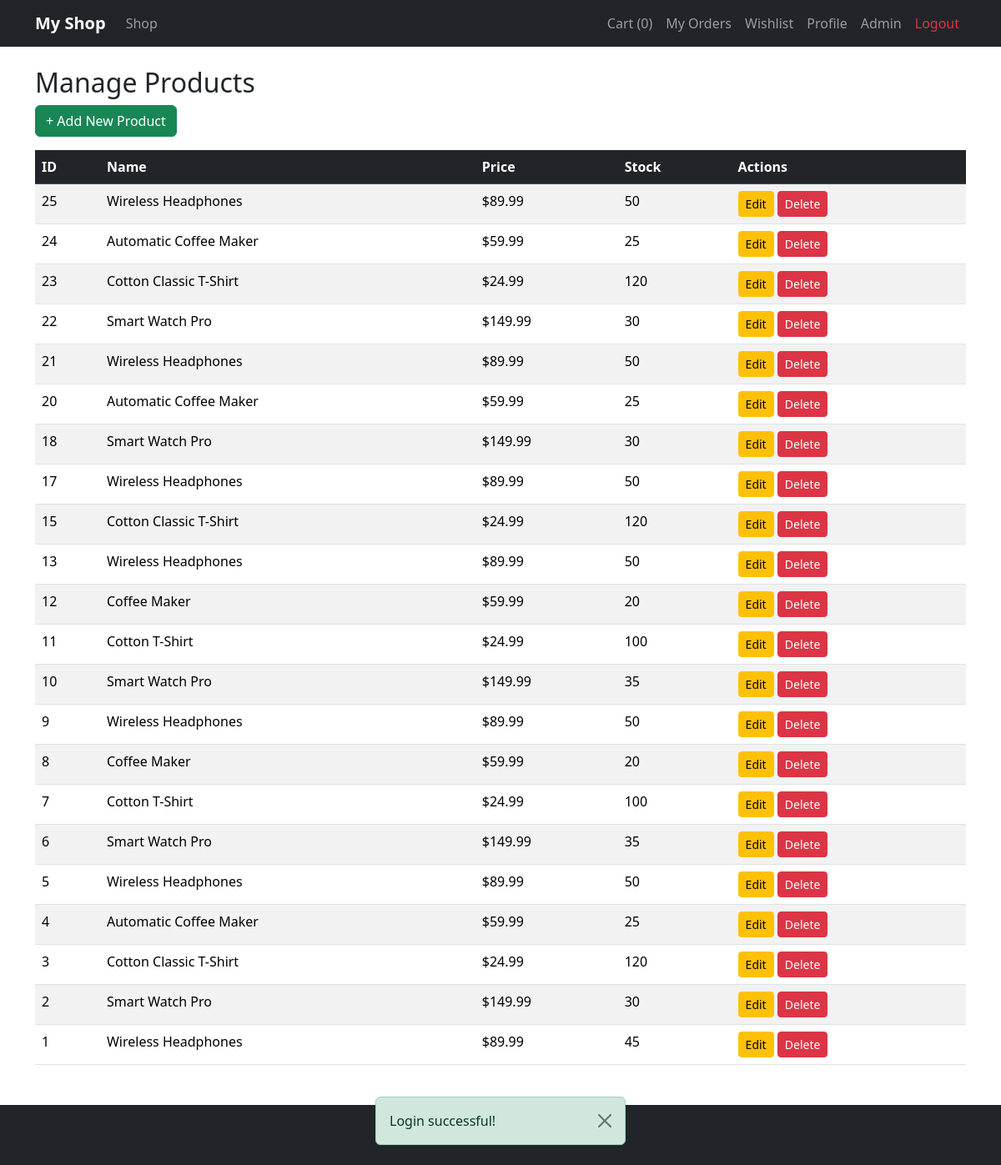
/PHP01/Projects/Project_2_Ecommerce_Website/demo1/index.php?controller=admin&action=manageProducts (signed in), run on the app's committed database.
### tables this page shows
CREATE TABLE `products` (
  `id` int(11) NOT NULL,
  `name` varchar(255) NOT NULL,
  `description` text DEFAULT NULL,
  `price` decimal(10,2) NOT NULL,
  `stock` int(11) NOT NULL DEFAULT 0,
  `category_id` int(11) DEFAULT NULL,
  `image` varchar(255) DEFAULT NULL,
  `featured` tinyint(1) DEFAULT 0,
  `created_at` timestamp NOT NULL DEFAULT current_timestamp()
);

### controllers/AdminController.php (called while the page is built, shortened)
<?php
class AdminController {
    public function manageProducts() {
        global $pdo;
        $products = $pdo->query("SELECT p.*, c.name as category_name FROM products p
                                 LEFT JOIN categories c ON p.category_id = c.id
                                 ORDER BY p.id DESC")->fetchAll();
        require "views/admin/products.php";
    }
}
?>

### views/admin/products.php (the view)
<?php require "views/layouts/header.php"; ?>
<h2>Manage Products</h2>
<a href="<?php echo BASE_URL; ?>index.php?controller=admin&action=createProduct" class="btn btn-success mb-3">+ Add New Product</a>
<table class="table table-striped">
    <thead class="table-dark">
        <tr>
            <th>ID</th>
            <th>Name</th>
            <th>Price</th>
            <th>Stock</th>
            <th>Actions</th>
        </tr>
    </thead>
    <tbody>
        <?php foreach ($products as $p): ?>
        <tr>
            <td><?php echo $p['id']; ?></td>
            <td><?php echo htmlspecialchars($p['name']); ?></td>
            <td>$<?php echo number_format($p['price'], 2); ?></td>
            <td><?php echo $p['stock']; ?></td>
            <td>
                <a href="<?php echo BASE_URL; ?>index.php?controller=admin&action=editProduct&id=<?php echo $p['id']; ?>" class="btn btn-sm btn-warning">Edit</a>
                <a href="<?php echo BASE_URL; ?>index.php?controller=admin&action=deleteProduct&id=<?php echo $p['id']; ?>"
                   class="btn btn-sm btn-danger" onclick="return confirm('Delete this product?');">Delete</a>
            </td>
        </tr>
        <?php endforeach; ?>
    </tbody>
</table>
<?php require "views/layouts/footer.php"; ?>

### data on the page
products: id "25", name "Wireless Headphones", price "89.99", stock "50"
products: id "24", name "Automatic Coffee Maker", price "59.99", stock "25"
products: id "23", name "Cotton Classic T-Shirt", price "24.99", stock "120"
products: id "22", name "Smart Watch Pro", price "149.99", stock "30"
products: id "21", name "Wireless Headphones", price "89.99", stock "50"
products: id "20", name "Automatic Coffee Maker", price "59.99", stock "25"
products: id "18", name "Smart Watch Pro", price "149.99", stock "30"
products: id "17", name "Wireless Headphones", price "89.99", stock "50"
products: id "15", name "Cotton Classic T-Shirt", price "24.99", stock "120"
products: id "13", name "Wireless Headphones", price "89.99", stock "50"
products: id "12", name "Coffee Maker", price "59.99", stock "20"
products: id "11", name "Cotton T-Shirt", price "24.99", stock "100"
products: id "10", name "Smart Watch Pro", price "149.99", stock "35"
products: id "9", name "Wireless Headphones", price "89.99", stock "50"
products: id "8", name "Coffee Maker", price "59.99", stock "20"
products: id "7", name "Cotton T-Shirt", price "24.99", stock "100"
products: id "6", name "Smart Watch Pro", price "149.99", stock "35"
products: id "5", name "Wireless Headphones", price "89.99", stock "50"
products: id "4", name "Automatic Coffee Maker", price "59.99", stock "25"
products: id "3", name "Cotton Classic T-Shirt", price "24.99", stock "120"
products: id "2", name "Smart Watch Pro", price "149.99", stock "30"
products: id "1", name "Wireless Headphones", price "89.99", stock "45"

### other printed values
count(getCart()) "0"
$_SESSION["success"] "Login successful!"
